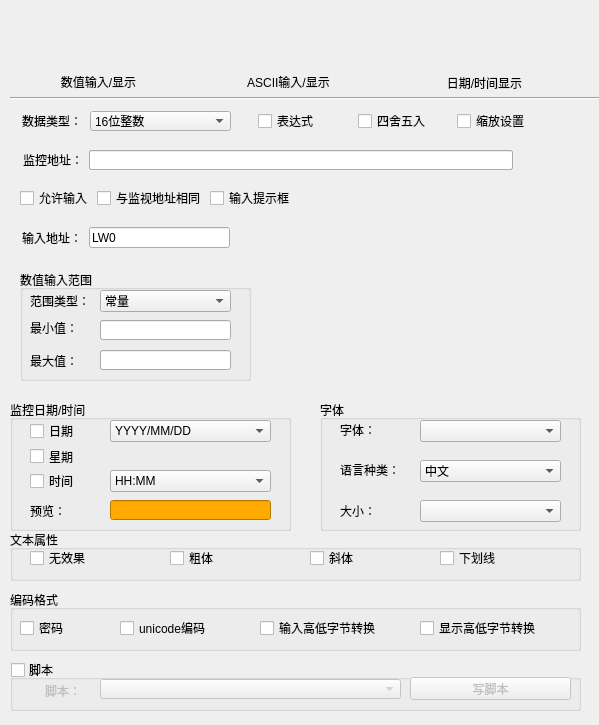
<?xml version="1.0" encoding="UTF-8"?>
<ui version="4.0">
 <class>QValueBaseDlg</class>
 <widget class="QWidget" name="QValueBaseDlg">
  <property name="geometry">
   <rect>
    <x>0</x>
    <y>0</y>
    <width>599</width>
    <height>725</height>
   </rect>
  </property>
  <property name="windowTitle">
   <string>Form</string>
  </property>
  <widget class="QPushButton" name="m_dateInputBtn">
   <property name="geometry">
    <rect>
     <x>60</x>
     <y>10</y>
     <width>75</width>
     <height>61</height>
    </rect>
   </property>
   <property name="styleSheet">
    <string notr="true"/>
   </property>
   <property name="text">
    <string/>
   </property>
   <property name="icon">
    <iconset resource="../../resourse.qrc">
     <normaloff>:/thing/images/thing/datainput.jpg</normaloff>:/thing/images/thing/datainput.jpg</iconset>
   </property>
   <property name="iconSize">
    <size>
     <width>75</width>
     <height>61</height>
    </size>
   </property>
   <property name="autoDefault">
    <bool>false</bool>
   </property>
   <property name="flat">
    <bool>true</bool>
   </property>
  </widget>
  <widget class="QPushButton" name="m_asciiInputBtn">
   <property name="geometry">
    <rect>
     <x>250</x>
     <y>10</y>
     <width>75</width>
     <height>61</height>
    </rect>
   </property>
   <property name="text">
    <string/>
   </property>
   <property name="icon">
    <iconset resource="../../resourse.qrc">
     <normaloff>:/thing/images/thing/ascii.jpg</normaloff>:/thing/images/thing/ascii.jpg</iconset>
   </property>
   <property name="iconSize">
    <size>
     <width>75</width>
     <height>61</height>
    </size>
   </property>
   <property name="flat">
    <bool>true</bool>
   </property>
  </widget>
  <widget class="QPushButton" name="m_timeInputBtn">
   <property name="geometry">
    <rect>
     <x>447</x>
     <y>10</y>
     <width>75</width>
     <height>61</height>
    </rect>
   </property>
   <property name="text">
    <string/>
   </property>
   <property name="icon">
    <iconset resource="../../resourse.qrc">
     <normaloff>:/thing/images/thing/datetime.jpg</normaloff>:/thing/images/thing/datetime.jpg</iconset>
   </property>
   <property name="iconSize">
    <size>
     <width>75</width>
     <height>61</height>
    </size>
   </property>
   <property name="flat">
    <bool>true</bool>
   </property>
  </widget>
  <widget class="QLabel" name="label_7">
   <property name="geometry">
    <rect>
     <x>23</x>
     <y>72</y>
     <width>151</width>
     <height>20</height>
    </rect>
   </property>
   <property name="text">
    <string>数值输入/显示</string>
   </property>
   <property name="alignment">
    <set>Qt::AlignCenter</set>
   </property>
  </widget>
  <widget class="QLabel" name="label_10">
   <property name="geometry">
    <rect>
     <x>208</x>
     <y>72</y>
     <width>161</width>
     <height>20</height>
    </rect>
   </property>
   <property name="text">
    <string>ASCII输入/显示</string>
   </property>
   <property name="alignment">
    <set>Qt::AlignCenter</set>
   </property>
  </widget>
  <widget class="QLabel" name="label_11">
   <property name="geometry">
    <rect>
     <x>394</x>
     <y>73</y>
     <width>181</width>
     <height>20</height>
    </rect>
   </property>
   <property name="text">
    <string>日期/时间显示</string>
   </property>
   <property name="alignment">
    <set>Qt::AlignCenter</set>
   </property>
  </widget>
  <widget class="Line" name="line">
   <property name="geometry">
    <rect>
     <x>10</x>
     <y>90</y>
     <width>591</width>
     <height>16</height>
    </rect>
   </property>
   <property name="orientation">
    <enum>Qt::Horizontal</enum>
   </property>
  </widget>
  <widget class="QGroupBox" name="m_DateTimegroupBox">
   <property name="geometry">
    <rect>
     <x>10</x>
     <y>400</y>
     <width>281</width>
     <height>131</height>
    </rect>
   </property>
   <property name="title">
    <string>监控日期/时间</string>
   </property>
   <widget class="QCheckBox" name="m_DateckBox">
    <property name="geometry">
     <rect>
      <x>20</x>
      <y>23</y>
      <width>61</width>
      <height>16</height>
     </rect>
    </property>
    <property name="text">
     <string>日期</string>
    </property>
   </widget>
   <widget class="QCheckBox" name="m_WeekckBox">
    <property name="geometry">
     <rect>
      <x>20</x>
      <y>46</y>
      <width>51</width>
      <height>21</height>
     </rect>
    </property>
    <property name="text">
     <string>星期</string>
    </property>
   </widget>
   <widget class="QCheckBox" name="m_TimeckBox">
    <property name="geometry">
     <rect>
      <x>20</x>
      <y>73</y>
      <width>61</width>
      <height>16</height>
     </rect>
    </property>
    <property name="text">
     <string>时间</string>
    </property>
   </widget>
   <widget class="QComboBox" name="m_DatecbBox">
    <property name="geometry">
     <rect>
      <x>100</x>
      <y>20</y>
      <width>161</width>
      <height>22</height>
     </rect>
    </property>
    <item>
     <property name="text">
      <string>YYYY/MM/DD</string>
     </property>
    </item>
    <item>
     <property name="text">
      <string>YYYY.MM.DD</string>
     </property>
    </item>
    <item>
     <property name="text">
      <string>YYYY-MM-DD</string>
     </property>
    </item>
    <item>
     <property name="text">
      <string>MM/DD/YYYY</string>
     </property>
    </item>
    <item>
     <property name="text">
      <string>MM.DD.YYYY</string>
     </property>
    </item>
    <item>
     <property name="text">
      <string>MM-DD-YYYY</string>
     </property>
    </item>
    <item>
     <property name="text">
      <string>DD/MM/YYYY</string>
     </property>
    </item>
    <item>
     <property name="text">
      <string>DD.MM.YYYY</string>
     </property>
    </item>
    <item>
     <property name="text">
      <string>DD-MM-YYYY</string>
     </property>
    </item>
   </widget>
   <widget class="QComboBox" name="m_TimecbBox">
    <property name="geometry">
     <rect>
      <x>100</x>
      <y>70</y>
      <width>161</width>
      <height>22</height>
     </rect>
    </property>
    <item>
     <property name="text">
      <string>HH:MM</string>
     </property>
    </item>
    <item>
     <property name="text">
      <string>HH:MM:SS</string>
     </property>
    </item>
    <item>
     <property name="text">
      <string>HH-MM</string>
     </property>
    </item>
    <item>
     <property name="text">
      <string>HH-MM-SS</string>
     </property>
    </item>
   </widget>
   <widget class="QLabel" name="label_15">
    <property name="geometry">
     <rect>
      <x>20</x>
      <y>100</y>
      <width>61</width>
      <height>21</height>
     </rect>
    </property>
    <property name="text">
     <string>预览：</string>
    </property>
   </widget>
   <widget class="QLineEdit" name="m_ShowlineEdit">
    <property name="geometry">
     <rect>
      <x>100</x>
      <y>100</y>
      <width>161</width>
      <height>20</height>
     </rect>
    </property>
    <property name="styleSheet">
     <string notr="true">background-color: rgb(255, 170, 0);</string>
    </property>
    <property name="readOnly">
     <bool>true</bool>
    </property>
   </widget>
  </widget>
  <widget class="QGroupBox" name="m_FontTypegroupBox">
   <property name="geometry">
    <rect>
     <x>320</x>
     <y>400</y>
     <width>261</width>
     <height>131</height>
    </rect>
   </property>
   <property name="title">
    <string>字体</string>
   </property>
   <widget class="QComboBox" name="m_FontSizecbBox">
    <property name="geometry">
     <rect>
      <x>100</x>
      <y>100</y>
      <width>141</width>
      <height>22</height>
     </rect>
    </property>
    <property name="maxCount">
     <number>124</number>
    </property>
   </widget>
   <widget class="QLabel" name="label">
    <property name="geometry">
     <rect>
      <x>20</x>
      <y>22</y>
      <width>71</width>
      <height>16</height>
     </rect>
    </property>
    <property name="text">
     <string>字体：</string>
    </property>
   </widget>
   <widget class="QLabel" name="label_13">
    <property name="geometry">
     <rect>
      <x>20</x>
      <y>62</y>
      <width>71</width>
      <height>16</height>
     </rect>
    </property>
    <property name="text">
     <string>语言种类：</string>
    </property>
   </widget>
   <widget class="QLabel" name="label_14">
    <property name="geometry">
     <rect>
      <x>20</x>
      <y>100</y>
      <width>71</width>
      <height>21</height>
     </rect>
    </property>
    <property name="text">
     <string>大小：</string>
    </property>
   </widget>
   <widget class="QComboBox" name="m_fontCbBox">
    <property name="geometry">
     <rect>
      <x>100</x>
      <y>20</y>
      <width>141</width>
      <height>22</height>
     </rect>
    </property>
   </widget>
   <widget class="QComboBox" name="m_LanguagecbBox">
    <property name="geometry">
     <rect>
      <x>100</x>
      <y>60</y>
      <width>141</width>
      <height>22</height>
     </rect>
    </property>
    <item>
     <property name="text">
      <string>中文</string>
     </property>
    </item>
    <item>
     <property name="text">
      <string>英文</string>
     </property>
    </item>
   </widget>
  </widget>
  <widget class="QGroupBox" name="m_FontstygroupBox">
   <property name="geometry">
    <rect>
     <x>10</x>
     <y>530</y>
     <width>571</width>
     <height>51</height>
    </rect>
   </property>
   <property name="title">
    <string>文本属性</string>
   </property>
   <widget class="QCheckBox" name="m_OrdinaryckBox">
    <property name="geometry">
     <rect>
      <x>20</x>
      <y>20</y>
      <width>81</width>
      <height>16</height>
     </rect>
    </property>
    <property name="text">
     <string>无效果</string>
    </property>
   </widget>
   <widget class="QCheckBox" name="m_BoldckBox">
    <property name="geometry">
     <rect>
      <x>160</x>
      <y>20</y>
      <width>71</width>
      <height>16</height>
     </rect>
    </property>
    <property name="text">
     <string>粗体</string>
    </property>
   </widget>
   <widget class="QCheckBox" name="m_ItalicckBox">
    <property name="geometry">
     <rect>
      <x>300</x>
      <y>20</y>
      <width>71</width>
      <height>16</height>
     </rect>
    </property>
    <property name="text">
     <string>斜体</string>
    </property>
   </widget>
   <widget class="QCheckBox" name="m_UnderlineckBox">
    <property name="geometry">
     <rect>
      <x>430</x>
      <y>20</y>
      <width>81</width>
      <height>16</height>
     </rect>
    </property>
    <property name="text">
     <string>下划线</string>
    </property>
   </widget>
  </widget>
  <widget class="QGroupBox" name="m_CodeTypegroupBox">
   <property name="geometry">
    <rect>
     <x>10</x>
     <y>590</y>
     <width>571</width>
     <height>61</height>
    </rect>
   </property>
   <property name="title">
    <string>编码格式</string>
   </property>
   <widget class="QCheckBox" name="m_secretCkBox">
    <property name="geometry">
     <rect>
      <x>10</x>
      <y>30</y>
      <width>91</width>
      <height>16</height>
     </rect>
    </property>
    <property name="text">
     <string>密码</string>
    </property>
   </widget>
   <widget class="QCheckBox" name="m_unicodeCkBox">
    <property name="geometry">
     <rect>
      <x>110</x>
      <y>30</y>
      <width>131</width>
      <height>16</height>
     </rect>
    </property>
    <property name="text">
     <string>unicode编码</string>
    </property>
   </widget>
   <widget class="QCheckBox" name="m_HtoLCkBox">
    <property name="geometry">
     <rect>
      <x>250</x>
      <y>30</y>
      <width>151</width>
      <height>16</height>
     </rect>
    </property>
    <property name="text">
     <string>输入高低字节转换</string>
    </property>
   </widget>
   <widget class="QCheckBox" name="m_showHtoLCkBox">
    <property name="geometry">
     <rect>
      <x>410</x>
      <y>30</y>
      <width>141</width>
      <height>16</height>
     </rect>
    </property>
    <property name="text">
     <string>显示高低字节转换</string>
    </property>
   </widget>
  </widget>
  <widget class="QWidget" name="layoutWidget">
   <property name="geometry">
    <rect>
     <x>0</x>
     <y>0</y>
     <width>2</width>
     <height>2</height>
    </rect>
   </property>
   <layout class="QHBoxLayout" name="horizontalLayout"/>
  </widget>
  <widget class="QGroupBox" name="m_UseMacroCkkgroupBox">
   <property name="geometry">
    <rect>
     <x>10</x>
     <y>660</y>
     <width>571</width>
     <height>51</height>
    </rect>
   </property>
   <property name="title">
    <string>脚本</string>
   </property>
   <property name="checkable">
    <bool>true</bool>
   </property>
   <property name="checked">
    <bool>false</bool>
   </property>
   <widget class="QLabel" name="label_12">
    <property name="geometry">
     <rect>
      <x>35</x>
      <y>23</y>
      <width>48</width>
      <height>16</height>
     </rect>
    </property>
    <property name="text">
     <string>脚本：</string>
    </property>
   </widget>
   <widget class="QComboBox" name="m_MacroCmBox">
    <property name="geometry">
     <rect>
      <x>90</x>
      <y>19</y>
      <width>301</width>
      <height>20</height>
     </rect>
    </property>
   </widget>
   <widget class="QPushButton" name="btn_new">
    <property name="geometry">
     <rect>
      <x>400</x>
      <y>17</y>
      <width>161</width>
      <height>23</height>
     </rect>
    </property>
    <property name="text">
     <string>写脚本</string>
    </property>
   </widget>
  </widget>
  <widget class="QCheckBox" name="m_roundckBox">
   <property name="geometry">
    <rect>
     <x>358</x>
     <y>113</y>
     <width>71</width>
     <height>16</height>
    </rect>
   </property>
   <property name="text">
    <string>四舍五入</string>
   </property>
  </widget>
  <widget class="QCheckBox" name="m_InputPromptckBox">
   <property name="geometry">
    <rect>
     <x>210</x>
     <y>190</y>
     <width>83</width>
     <height>16</height>
    </rect>
   </property>
   <property name="text">
    <string>输入提示框</string>
   </property>
  </widget>
  <widget class="QCheckBox" name="m_AllowInputckBox">
   <property name="geometry">
    <rect>
     <x>20</x>
     <y>190</y>
     <width>71</width>
     <height>16</height>
    </rect>
   </property>
   <property name="text">
    <string>允许输入</string>
   </property>
  </widget>
  <widget class="QCheckBox" name="m_scalSetckBox">
   <property name="geometry">
    <rect>
     <x>457</x>
     <y>113</y>
     <width>71</width>
     <height>16</height>
    </rect>
   </property>
   <property name="text">
    <string>缩放设置</string>
   </property>
  </widget>
  <widget class="QGroupBox" name="m_AllowInputgroupBox">
   <property name="geometry">
    <rect>
     <x>20</x>
     <y>270</y>
     <width>231</width>
     <height>111</height>
    </rect>
   </property>
   <property name="title">
    <string>数值输入范围</string>
   </property>
   <widget class="QLabel" name="label_4">
    <property name="geometry">
     <rect>
      <x>10</x>
      <y>80</y>
      <width>51</width>
      <height>21</height>
     </rect>
    </property>
    <property name="text">
     <string>最大值：</string>
    </property>
   </widget>
   <widget class="QLabel" name="label_17">
    <property name="geometry">
     <rect>
      <x>10</x>
      <y>50</y>
      <width>51</width>
      <height>16</height>
     </rect>
    </property>
    <property name="text">
     <string>最小值：</string>
    </property>
   </widget>
   <widget class="QLabel" name="label_18">
    <property name="geometry">
     <rect>
      <x>10</x>
      <y>20</y>
      <width>61</width>
      <height>21</height>
     </rect>
    </property>
    <property name="text">
     <string>范围类型：</string>
    </property>
   </widget>
   <widget class="QComboBox" name="m_LimitSourcecbBox">
    <property name="geometry">
     <rect>
      <x>80</x>
      <y>20</y>
      <width>131</width>
      <height>22</height>
     </rect>
    </property>
    <item>
     <property name="text">
      <string>常量</string>
     </property>
    </item>
    <item>
     <property name="text">
      <string>地址</string>
     </property>
    </item>
   </widget>
   <widget class="QLineEdit" name="m_MaxLimitlineEdit">
    <property name="geometry">
     <rect>
      <x>80</x>
      <y>80</y>
      <width>111</width>
      <height>20</height>
     </rect>
    </property>
    <property name="text">
     <string>LW0</string>
    </property>
   </widget>
   <widget class="QLineEdit" name="m_MinLimitlineEdit">
    <property name="geometry">
     <rect>
      <x>80</x>
      <y>50</y>
      <width>111</width>
      <height>20</height>
     </rect>
    </property>
    <property name="text">
     <string>LW0</string>
    </property>
   </widget>
   <widget class="QPushButton" name="m_MaxLimitAddress_EntryBtn">
    <property name="geometry">
     <rect>
      <x>193</x>
      <y>78</y>
      <width>16</width>
      <height>21</height>
     </rect>
    </property>
    <property name="focusPolicy">
     <enum>Qt::NoFocus</enum>
    </property>
    <property name="text">
     <string/>
    </property>
    <property name="icon">
     <iconset resource="../../resourse.qrc">
      <normaloff>:/addressintput/images/address.bmp</normaloff>:/addressintput/images/address.bmp</iconset>
    </property>
    <property name="autoRepeat">
     <bool>false</bool>
    </property>
    <property name="autoDefault">
     <bool>true</bool>
    </property>
    <property name="flat">
     <bool>true</bool>
    </property>
   </widget>
   <widget class="QPushButton" name="m_MinLimitAddress_EntryBtn">
    <property name="geometry">
     <rect>
      <x>190</x>
      <y>50</y>
      <width>21</width>
      <height>20</height>
     </rect>
    </property>
    <property name="focusPolicy">
     <enum>Qt::NoFocus</enum>
    </property>
    <property name="text">
     <string/>
    </property>
    <property name="icon">
     <iconset resource="../../resourse.qrc">
      <normaloff>:/addressintput/images/address.bmp</normaloff>:/addressintput/images/address.bmp</iconset>
    </property>
    <property name="autoRepeat">
     <bool>false</bool>
    </property>
    <property name="autoDefault">
     <bool>true</bool>
    </property>
    <property name="flat">
     <bool>true</bool>
    </property>
   </widget>
   <widget class="QLineEdit" name="m_MinLimitspBox">
    <property name="geometry">
     <rect>
      <x>80</x>
      <y>50</y>
      <width>131</width>
      <height>20</height>
     </rect>
    </property>
   </widget>
   <widget class="QLineEdit" name="m_MaxLimitspBox">
    <property name="geometry">
     <rect>
      <x>80</x>
      <y>80</y>
      <width>131</width>
      <height>20</height>
     </rect>
    </property>
   </widget>
  </widget>
  <widget class="QLabel" name="m_MonitorAddresslabel">
   <property name="geometry">
    <rect>
     <x>23</x>
     <y>152</y>
     <width>60</width>
     <height>16</height>
    </rect>
   </property>
   <property name="text">
    <string>监控地址：</string>
   </property>
  </widget>
  <widget class="QPushButton" name="Monitor_Address_EntryBtn">
   <property name="geometry">
    <rect>
     <x>230</x>
     <y>149</y>
     <width>21</width>
     <height>21</height>
    </rect>
   </property>
   <property name="minimumSize">
    <size>
     <width>21</width>
     <height>21</height>
    </size>
   </property>
   <property name="maximumSize">
    <size>
     <width>21</width>
     <height>21</height>
    </size>
   </property>
   <property name="focusPolicy">
    <enum>Qt::NoFocus</enum>
   </property>
   <property name="text">
    <string/>
   </property>
   <property name="icon">
    <iconset resource="../../resourse.qrc">
     <normaloff>:/addressintput/images/address.bmp</normaloff>:/addressintput/images/address.bmp</iconset>
   </property>
   <property name="autoRepeat">
    <bool>false</bool>
   </property>
   <property name="autoDefault">
    <bool>true</bool>
   </property>
   <property name="flat">
    <bool>true</bool>
   </property>
  </widget>
  <widget class="QLineEdit" name="Monitor_Address">
   <property name="geometry">
    <rect>
     <x>89</x>
     <y>150</y>
     <width>141</width>
     <height>20</height>
    </rect>
   </property>
  </widget>
  <widget class="QPushButton" name="Offset_Address_EntryBtn">
   <property name="geometry">
    <rect>
     <x>510</x>
     <y>148</y>
     <width>28</width>
     <height>24</height>
    </rect>
   </property>
   <property name="focusPolicy">
    <enum>Qt::NoFocus</enum>
   </property>
   <property name="text">
    <string/>
   </property>
   <property name="icon">
    <iconset resource="../../resourse.qrc">
     <normaloff>:/addressintput/images/address.bmp</normaloff>:/addressintput/images/address.bmp</iconset>
   </property>
   <property name="autoRepeat">
    <bool>false</bool>
   </property>
   <property name="autoDefault">
    <bool>true</bool>
   </property>
   <property name="flat">
    <bool>true</bool>
   </property>
  </widget>
  <widget class="QCheckBox" name="checkBox">
   <property name="geometry">
    <rect>
     <x>302</x>
     <y>152</y>
     <width>71</width>
     <height>16</height>
    </rect>
   </property>
   <property name="text">
    <string>偏移地址：</string>
   </property>
  </widget>
  <widget class="QLineEdit" name="m_offsetAddress">
   <property name="geometry">
    <rect>
     <x>380</x>
     <y>150</y>
     <width>133</width>
     <height>20</height>
    </rect>
   </property>
   <property name="text">
    <string>LW0</string>
   </property>
  </widget>
  <widget class="QComboBox" name="m_DataTypefontCmbBox">
   <property name="geometry">
    <rect>
     <x>90</x>
     <y>111</y>
     <width>141</width>
     <height>20</height>
    </rect>
   </property>
   <property name="minimumSize">
    <size>
     <width>130</width>
     <height>0</height>
    </size>
   </property>
   <property name="maximumSize">
    <size>
     <width>16777215</width>
     <height>16777215</height>
    </size>
   </property>
   <property name="currentIndex">
    <number>0</number>
   </property>
   <item>
    <property name="text">
     <string>16位整数</string>
    </property>
   </item>
   <item>
    <property name="text">
     <string>16位正整数</string>
    </property>
   </item>
   <item>
    <property name="text">
     <string>16位BCD码</string>
    </property>
   </item>
   <item>
    <property name="text">
     <string>16位8进制数</string>
    </property>
   </item>
   <item>
    <property name="text">
     <string>16位16进制数</string>
    </property>
   </item>
   <item>
    <property name="text">
     <string>32位整数</string>
    </property>
   </item>
   <item>
    <property name="text">
     <string>32位正整数</string>
    </property>
   </item>
   <item>
    <property name="text">
     <string>32位BCD码</string>
    </property>
   </item>
   <item>
    <property name="text">
     <string>32位浮点数</string>
    </property>
   </item>
   <item>
    <property name="text">
     <string>32位8进制数</string>
    </property>
   </item>
   <item>
    <property name="text">
     <string>32位16进制数</string>
    </property>
   </item>
  </widget>
  <widget class="QLabel" name="m_DataTypelabel">
   <property name="geometry">
    <rect>
     <x>22</x>
     <y>113</y>
     <width>60</width>
     <height>16</height>
    </rect>
   </property>
   <property name="maximumSize">
    <size>
     <width>100</width>
     <height>16777215</height>
    </size>
   </property>
   <property name="text">
    <string>数据类型：</string>
   </property>
  </widget>
  <widget class="QPushButton" name="Offset_Address_EntryBtn_2">
   <property name="geometry">
    <rect>
     <x>230</x>
     <y>227</y>
     <width>20</width>
     <height>21</height>
    </rect>
   </property>
   <property name="focusPolicy">
    <enum>Qt::NoFocus</enum>
   </property>
   <property name="text">
    <string/>
   </property>
   <property name="icon">
    <iconset resource="../../resourse.qrc">
     <normaloff>:/addressintput/images/address.bmp</normaloff>:/addressintput/images/address.bmp</iconset>
   </property>
   <property name="autoRepeat">
    <bool>false</bool>
   </property>
   <property name="autoDefault">
    <bool>true</bool>
   </property>
   <property name="flat">
    <bool>true</bool>
   </property>
  </widget>
  <widget class="QCheckBox" name="checkBox_2">
   <property name="geometry">
    <rect>
     <x>97</x>
     <y>190</y>
     <width>107</width>
     <height>16</height>
    </rect>
   </property>
   <property name="text">
    <string>与监视地址相同</string>
   </property>
  </widget>
  <widget class="QLineEdit" name="m_offsetAddress_2">
   <property name="geometry">
    <rect>
     <x>89</x>
     <y>227</y>
     <width>141</width>
     <height>21</height>
    </rect>
   </property>
   <property name="text">
    <string>LW0</string>
   </property>
  </widget>
  <widget class="QLabel" name="label_16">
   <property name="geometry">
    <rect>
     <x>22</x>
     <y>227</y>
     <width>61</width>
     <height>21</height>
    </rect>
   </property>
   <property name="text">
    <string>输入地址：</string>
   </property>
  </widget>
  <widget class="QCheckBox" name="check_expression">
   <property name="geometry">
    <rect>
     <x>258</x>
     <y>113</y>
     <width>59</width>
     <height>16</height>
    </rect>
   </property>
   <property name="text">
    <string>表达式</string>
   </property>
  </widget>
  <widget class="QLineEdit" name="edit_expression">
   <property name="geometry">
    <rect>
     <x>89</x>
     <y>150</y>
     <width>424</width>
     <height>20</height>
    </rect>
   </property>
  </widget>
  <widget class="QPushButton" name="btn_expression">
   <property name="geometry">
    <rect>
     <x>510</x>
     <y>148</y>
     <width>28</width>
     <height>24</height>
    </rect>
   </property>
   <property name="focusPolicy">
    <enum>Qt::NoFocus</enum>
   </property>
   <property name="text">
    <string/>
   </property>
   <property name="icon">
    <iconset resource="../../resourse.qrc">
     <normaloff>:/addressintput/images/address.bmp</normaloff>:/addressintput/images/address.bmp</iconset>
   </property>
   <property name="autoRepeat">
    <bool>false</bool>
   </property>
   <property name="autoDefault">
    <bool>true</bool>
   </property>
   <property name="flat">
    <bool>true</bool>
   </property>
  </widget>
 </widget>
 <resources>
  <include location="../../resourse.qrc"/>
 </resources>
 <connections/>
</ui>
